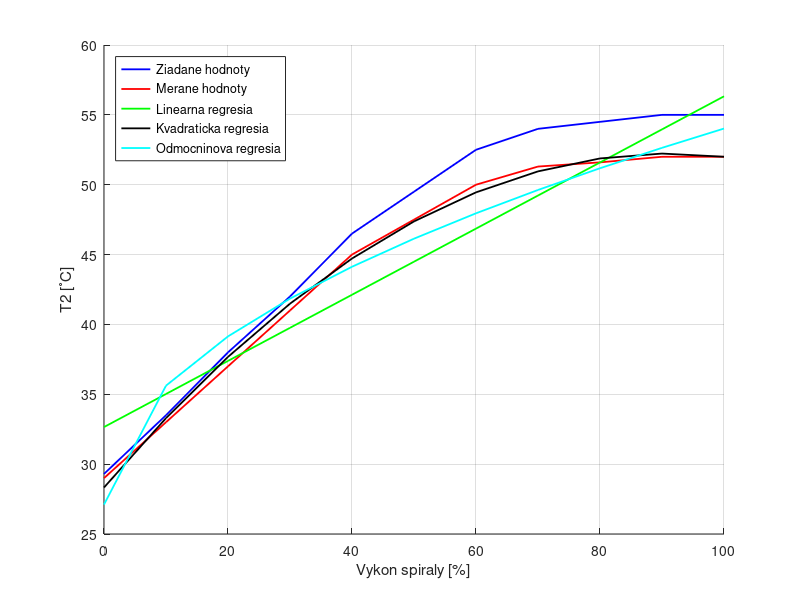

Reproduce this figure in MATLAB. (Note: this script raises an error after producing the figure.)
clc;
clear;
close all;

load("out11.mat");
data_wanted = [29.3 33.5 38 42 46.5 49.5 52.5 54 54.5 55 55];
data =        [29 33 37 41 45 47.5 50 51.3 51.6 52 52];
e = data_wanted - data;
u = [0 10 20 30 40 50 60 70 80 90 100]';
l=ones(size(u)); % jednotkovy vektor

% a) ----

h1=[l,u]; % matica H
theta1=inv(h1'*h1)*h1'*data'; % odhad parametrov
y1=h1*theta1;   % vektor vystupov modelu
% e=y-y1;   % vektor odchylok
q1=e'*e;      % suma kvadratov odchylok 

% b) ----

u2 = u.^2;
h2 = [l,u,u2];
theta_kvadr=inv(h2'*h2)*h2'*data'; % odhad parametrov 
y2 = h2 * theta_kvadr;

% c) ----

h3 = [l,sqrt(u)];
theta_odmoc = inv(h3'*h3)*h3'*data';
y3 = h3 * theta_odmoc;


% prevodova charakteristika
figure(1)
hold on
plot(u,data_wanted,'b', 'LineWidth', 1.3)
plot(u,data,'r','LineWidth', 1.3)
plot(u,y1,'g','LineWidth', 1.3)
plot(u,y2,'k','LineWidth', 1.3)
plot(u,y3,'c','LineWidth', 1.3)
grid on
legend('Ziadane hodnoty', ...
	'Merane hodnoty', ...
	'Linearna regresia', ...
	'Kvadraticka regresia', ...
	'Odmocninova regresia', ...
	"Location","northwest")
ylabel("T2 [˚C]")
xlabel("Vykon spiraly [%]")
hold off


% vykreslenie grafu ----

figure(2)
x= 0:0.2:2264.4;
y_graph= out.ScopeData.signals.values;
y2_graph= out.ScopeData.signals(2).values;
plot (x,y_graph)
hold on
plot (x,y2_graph)
xlabel("Temperature [°C]")
ylabel("Time [s]")
xlim([0, 2264.4])
legend("T2")
grid on
